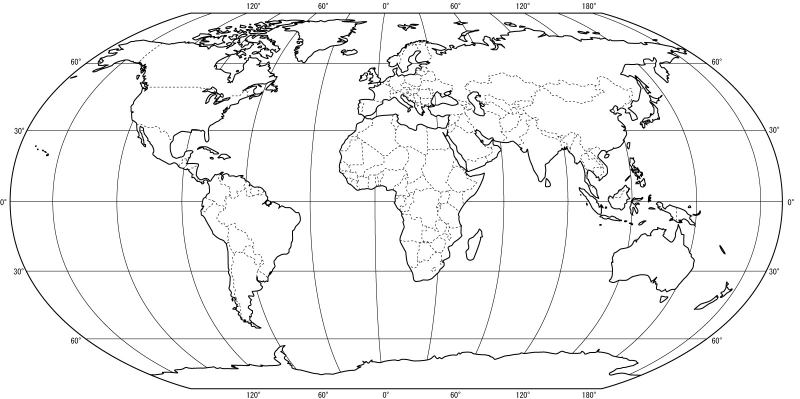
#> input picture images/travels/world-map-black-and-white.jpg, 1600 x 798 px (shown at 1/2 size)
$ python update-map.py
#> lines starting #> are read from the running program, lines starting #| are printed output that depends on the picture
import numpy as np


from PIL import Image


im = np.array(Image.open('world-map-black-and-white.jpg'))
#> im is the input picture: shape (798, 1600, 3); min 0, max 255, mean 242.8


yres, xres, depth = im.shape
#> yres = 798; xres = 1600; depth = 3

output_image = np.zeros((yres, xres, 4), dtype=np.uint8)

for iy in range(yres):
	for ix in range(xres):
		color = sum(im[iy,ix,:])

		if color < 245 * 3: output_image[iy,ix,:] = (10, 26, 36, 255)
		else: output_image[iy,ix,:] = (222, 237, 254, 192)
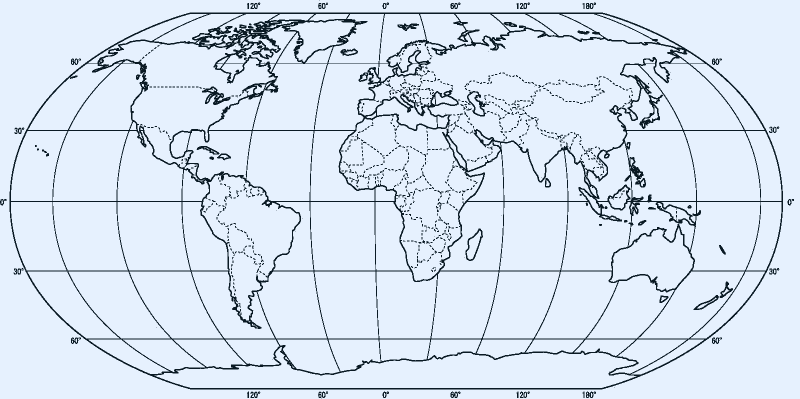
#> output_image: shape (798, 1600, 4) (shown at 1/2 size); mean R, G, B, A 206.3, 221.4, 237.9, 196.7; transparent parts drawn white


im = Image.fromarray(output_image)
im.save('world-map.png')
